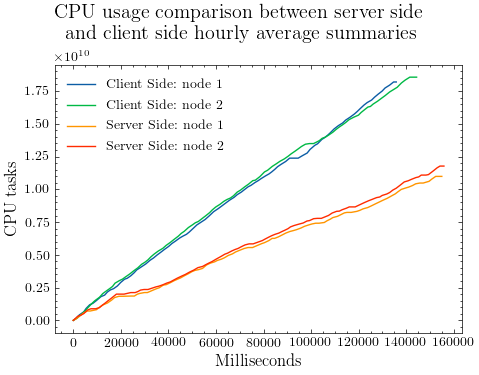

Python code for this plot:
import json, matplotlib.pyplot as plt
import dateutil.parser
import matplotlib
plt.style.use('science')
data = {}


def open_file(name):
    with open(name) as file:
        json_file = json.load(file)
        x = []
        y = []
        offset_time = dateutil.parser.parse(json_file[0]["time"]).timestamp() * 1000
        offset_value = json_file[0]["value"]
        for el in json_file:
            x_val = dateutil.parser.parse(el["time"]).timestamp() * 1000 - offset_time
            x.append(x_val)
            y_val = el["value"] - offset_value
            y.append(y_val)
        stop = False
        counter = 1
        last_val = y[-counter]
        while not stop:
            if y[-counter] != last_val:
                stop = True
            else:
                counter += 1
        if -counter + 3 < 0:
            x = x[:-counter + 3]
            y = y[:-counter + 3]
        return x, y



data['rawAvg_aqs1'] = open_file('../testData/cpuData/onRawDataAvgMin_aqs1_cpu.txt')
data['rawAvg_aqs2'] = open_file('../testData/cpuData/onRawDataAvgMin_aqs2_cpu.txt')

data['summariesAvgMin_aqs1'] = open_file('../testData/cpuData/summariesWeekAvgMinData_aqs1_cpu.txt')
data['summariesAvgMin_aqs2'] = open_file('../testData/cpuData/summariesWeekAvgMinData_aqs2_cpu.txt')

data['summariesAvgHour_aqs1'] = open_file('../testData/cpuData/summariesWeekAvgHourData_aqs1_cpu.txt')
data['summariesAvgHour_aqs2'] = open_file('../testData/cpuData/summariesWeekAvgHourData_aqs2_cpu.txt')


plt.rc('axes', labelsize=12)
fig = plt.figure()
axes = fig.add_subplot(1,1,1)
st = fig.suptitle("CPU usage comparison between server side\n and client side hourly average summaries", fontsize="x-large")


axes.plot(data['rawAvg_aqs1'][0], data['rawAvg_aqs1'][1], label="Client Side: node 1")
axes.plot(data['rawAvg_aqs2'][0], data['rawAvg_aqs2'][1], label="Client Side: node 2")
axes.plot(data['summariesAvgHour_aqs1'][0], data['summariesAvgHour_aqs1'][1], label="Server Side: node 1")
axes.plot(data['summariesAvgHour_aqs2'][0], data['summariesAvgHour_aqs2'][1], label="Server Side: node 2")
axes.legend(loc="upper left")
axes.set_xlabel('Milliseconds')
axes.set_ylabel('CPU tasks')

# lgd = fig.legend(loc="center right",   # Position of legend
#                 prop={'size': 14}
#                 )

fig.set_tight_layout(True)
# fig.canvas.draw()
# fig.set_tight_layout(False)
# plt.subplots_adjust(right=0.6)
fig.set_size_inches(5, 4)
fig.canvas.draw()
fig.set_tight_layout(False)
st.set_y(0.95)
fig.subplots_adjust(top=0.8)

plt.savefig("cpu_average_abstract.png", dpi=100)